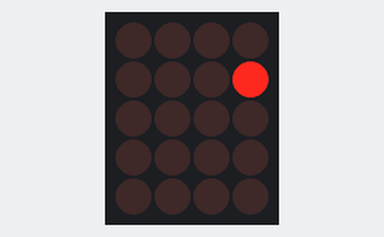
A sketch run on a simulated ATtiny85, built with avr-gcc and run on an emulated ATtiny85. On the bench: 4×5 LED matrix. Wiring (inferred from the names in the program): charlieplexed LEDs: lines PB3, PB4, PB0, PB1, PB2. Random numbers use the default seed unless the sketch sets one.

Above: at 0.55 s.
At 1.5 s:
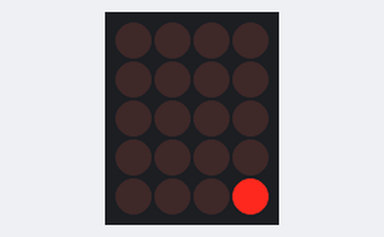
At 9.54 s:
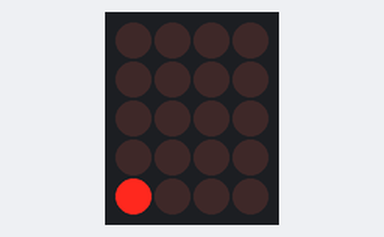
At 19.52 s:
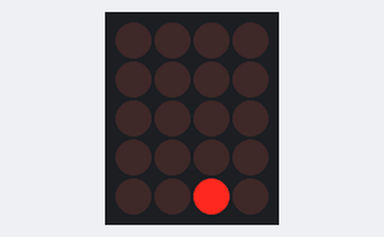
At 29.47 s:
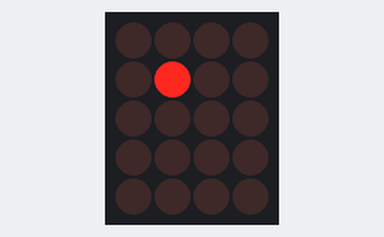
At 39.39 s:
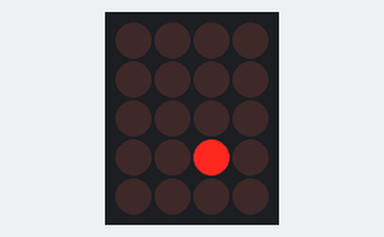

Measured:
- what the display in image 1 shows lasts 0.9 s, from 1.4 s to 2.3 s

The sketch:

ATTiny85_Charlieplex20Snow.ino
```cpp
#include <Entropy.h>
// downloaded from http://code.google.com/p/avr-hardware-random-number-generation/

/*
   ____ _                _ _            _           ____   ___
  / ___| |__   __ _ _ __| (_) ___ _ __ | | _____  _|___ \ / _ \ ___ _ __   _____      __
 | |   | '_ \ / _` | '__| | |/ _ \ '_ \| |/ _ \ \/ / __) | | | / __| '_ \ / _ \ \ /\ / /
 | |___| | | | (_| | |  | | |  __/ |_) | |  __/>  < / __/| |_| \__ \ | | | (_) \ V  V /
  \____|_| |_|\__,_|_|  |_|_|\___| .__/|_|\___/_/\_\_____|\___/|___/_| |_|\___/ \_/\_/
                                 |_|

 Charlieplexing 20 LEDs using 5 ATTiny85 pins with fading by
 varying the duty cycle of each LED in the 'tail'.

 ATTiny85 connections
 Leg  Function
 1    Reset, no connection
 2    D3 GREEN
 3    D4 ORANGE
 4    GND
 5    D0 WHITE
 6    D1 BLUE
 7    D2 YELLOW
 8    +5V

 Tested on ATTiny85 running at 8MHz.
 */

// each block of 4 LEDs in the array is groupled by a common anode (+, long leg)
// for simplicity of wiring on breadboard, using a colour code
#define GREEN 0
#define ORANGE 1
#define WHITE 2
#define BLUE 3
#define YELLOW 4

// pin definitions {GREEN, ORANGE, WHITE, BLUE, YELLOW}
const int charliePin[5] = {
  3, 4, 0, 1, 2};

// Charlieplexed LED definitions (current flowing from-to pairs)
const int LED[20][2] = {
  {
    ORANGE, GREEN      }
  ,                            // 0 (GREEN GROUP)
  {
    WHITE, GREEN      }
  ,                             // 1
  {
    BLUE, GREEN      }
  ,                              // 2
  {
    YELLOW, GREEN      }
  ,                            // 3
  {
    GREEN, ORANGE      }
  ,                            // 4 (ORANGE GROUP)
  {
    WHITE, ORANGE      }
  ,                            // 5
  {
    BLUE, ORANGE      }
  ,                             // 6
  {
    YELLOW, ORANGE      }
  ,                           // 7
  {
    GREEN, WHITE      }
  ,                             // 8 (WHITE GROUP)
  {
    ORANGE, WHITE      }
  ,                            // 9
  {
    BLUE, WHITE      }
  ,                              // 10
  {
    YELLOW, WHITE      }
  ,                            // 11
  {
    GREEN, BLUE      }
  ,                              // 12 (BLUE GROUP)
  {
    ORANGE, BLUE      }
  ,                             // 13
  {
    WHITE, BLUE      }
  ,                              // 14
  {
    YELLOW, BLUE      }
  ,                             // 15
  {
    GREEN, YELLOW      }
  ,                            // 16 (YELLOW GROUP)
  {
    ORANGE, YELLOW      }
  ,                           // 17
  {
    WHITE, YELLOW      }
  ,                            // 18
  {
    BLUE, YELLOW      }                              // 19
};

// other
int current = 0;                              // LED in array with current focus
int previous = 0;                             // previous LED that was lit

void setup() {
  Entropy.Initialize();
  randomSeed(Entropy.random());
}

void loop() {
  unsigned long loopCount = 0;                          // used to determine duty cycle of each LED
  unsigned long timeNow = millis();                     //
  unsigned long displayTime = 10 + random(90);          // milliseconds to spend at each focus LED in descent
  while(millis()- timeNow < (displayTime+current*2)) {  // animation slows toward end
    loopCount++;
    // the "snowflake" gets full duty cycle.  When it gets to the end, hold it at the end until the tail collapses
    if (current > 19) charlieON(19);
    else charlieON(current);
    // each member of tail has reduced duty cycle, and never get to the final position
    if(!(loopCount % 3)) if(current-1 >=0 && current-1 < 19) charlieON(current-1);
    if(!(loopCount % 6)) if(current-2 >=0 && current-2 < 19) charlieON(current-2);
    if(!(loopCount % 9)) if(current-3 >=0 && current-3 < 19) charlieON(current-3);
    if(!(loopCount % 12)) if(current-4 >=0 && current-4 < 19) charlieON(current-4);
  }

  current++;
  if(current==23) {                          // start over
    // now fade out the snowflake in that final position #19
    for(int dutyCycle = 3; dutyCycle <= 15; dutyCycle += 3) {
      loopCount = 0;
      timeNow = millis();
      while(millis() - timeNow < (displayTime+current*2)) { // fade out as slow as animation has achieved by now
        loopCount++;
        if(!(loopCount % dutyCycle)) charlieON(19);
        else charlieOFF(19);
      }
    }
    current = 0;
    charlieOFF(19);                          // turn off the remaining (possibly) lit LED
    delay(100 + random(3000));               // and then rinse, repeat...after a short pause
  }
}

// --------------------------------------------------------------------------------
// turns on LED #thisLED.  Turns off all LEDs if the value passed is out of range
//
void charlieON(int thisLED) {
  // turn off previous (reduces overhead, only switch 2 pins rather than 5)
  digitalWrite(charliePin[LED[previous][1]], LOW);   // ensure internal pull-ups aren't engaged on INPUT mode
  pinMode(charliePin[LED[previous][0]], INPUT);
  pinMode(charliePin[LED[previous][1]], INPUT);

  // turn on the one that's in focus
  if(thisLED >= 0 && thisLED <= 19) {
    pinMode(charliePin[LED[thisLED][0]], OUTPUT);
    pinMode(charliePin[LED[thisLED][1]], OUTPUT);
    digitalWrite(charliePin[LED[thisLED][0]], LOW);
    digitalWrite(charliePin[LED[thisLED][1]], HIGH);
  }
  previous = thisLED;
}

// --------------------------------------------------------------------------------
// turns off LED #thisLED.
//
void charlieOFF(int thisLED) {
  digitalWrite(charliePin[LED[thisLED][1]], LOW);   // ensure internal pull-ups aren't engaged on INPUT mode
  pinMode(charliePin[LED[thisLED][0]], INPUT);
  pinMode(charliePin[LED[thisLED][1]], INPUT);
}
```
